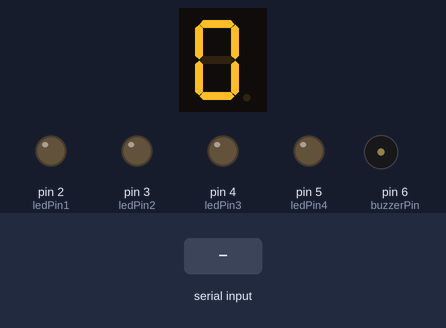
Simulated run of this sketch. Board: Arduino Uno, built with avr-gcc and run on an emulated ATmega328P. Shown: 1-digit seven-segment display, output pins drawn as LEDs (lit = HIGH), buzzer (waves = sounding). Wiring (inferred from the names in the program): 1-digit 7-segment display, segments lit when HIGH: segments pin 7, pin 8, pin 9, pin 10, pin 11, pin 12, pin 13. The inputs (shaded band) are chosen by the test bench. The segment pins are drawn as the display they are named for; pins used as bus, display or sensor lines are not drawn.

Above: at 1.2 s.
1.3 s: "90,45\n" received over Serial
At 2.1 s:
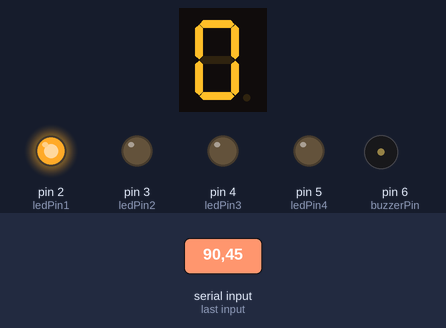
3.8 s: "101\n" received over Serial
At 4.4 s:
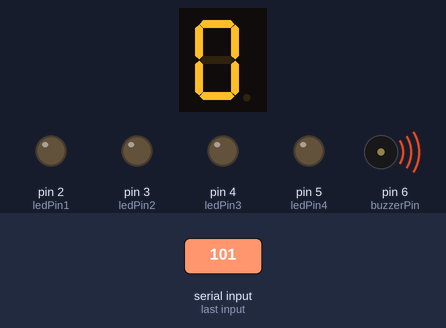
6.3 s: "102\n" received over Serial
At 6.42 s:
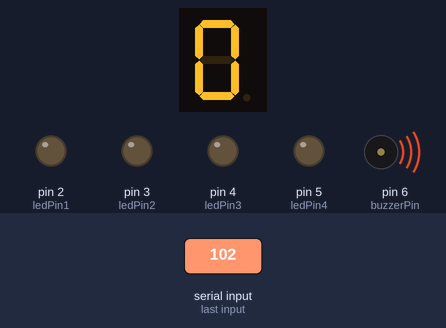
Timing chart, 0 to 11.6 s (numbered marks = the images above; inputs shaded):
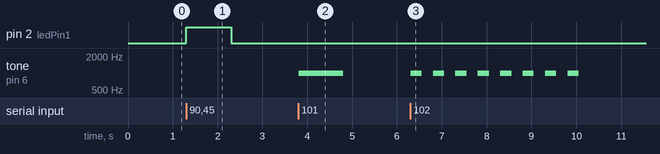

Measured:
- after the input at 1.3 s, pin 2 (ledPin1): LOW → HIGH at once, → LOW 1.0 s later
- after the input at 3.8 s, tone on pin 6 (buzzerPin): silent → 1000 Hz at once, → silent 1.0 s later
- after the input at 6.3 s, tone on pin 6 (buzzerPin): alternates 1000 Hz for 0.25 s and silent for 0.25 s, 16 changes in all, then stays silent, starting at once

The sketch:

Controller.ino
```cpp
// Definición de pines
const int ledPin1 = 2;
const int ledPin2 = 3;
const int ledPin3 = 4;
const int ledPin4 = 5;
const int buzzerPin = 6;

const int segmentPins[] = {7, 8, 9, 10, 11, 12, 13};
const int numOfDigits = 1;
int digits[numOfDigits] = {0};
const byte numCodes[] = {
  0b00111111, // 0
  0b00000110, // 1
  0b01011011, // 2
  0b01001111, // 3
  0b01100110, // 4
  0b01101101, // 5
  0b01111101, // 6
  0b00000111, // 7
  0b01111111, // 8
  0b01101111  // 9
};

void setup() {
  // Configuración de los pines como salida
  pinMode(ledPin1, OUTPUT);
  pinMode(ledPin2, OUTPUT);
  pinMode(ledPin3, OUTPUT);
  pinMode(ledPin4, OUTPUT);
  pinMode(buzzerPin, OUTPUT);

  for (int i = 0; i < 7; i++) {
    pinMode(segmentPins[i], OUTPUT);
  }

  // Iniciar el puerto serie a 9600 bps
  Serial.begin(9600);

  displayNumber(digits[0]);
}
void loop() {
  if (Serial.available() > 0) {
    int valor = Serial.parseInt();

    if (valor >= 0 && valor <= 100) {
      encenderLedsPorPorcentaje(valor);
    } else if (valor == 101) {
      tocarBocina1Seg();
    } else if (valor == 102) {
      tocarBocinaCadaCuartoSeg();
    } else if (valor == 103) {
      increment();
      displayNumber(digits[0]);
    } else if (valor == 104) {
      decrement();
      displayNumber(digits[0]);
    }
  }
}

void encenderLedsPorPorcentaje(int porcentaje) {
  if (porcentaje == 0) {
    digitalWrite(ledPin1, LOW);
    digitalWrite(ledPin2, LOW);
    digitalWrite(ledPin3, LOW);
    digitalWrite(ledPin4, LOW);
  } else {
    digitalWrite(ledPin1, porcentaje >= 25 ? HIGH : LOW);
    digitalWrite(ledPin2, porcentaje >= 50 ? HIGH : LOW);
    digitalWrite(ledPin3, porcentaje >= 75 ? HIGH : LOW);
    digitalWrite(ledPin4, porcentaje == 100 ? HIGH : LOW);
  }
}

void displayNumber(int number) {
  for (int i = 0; i < 7; i++) {
    digitalWrite(segmentPins[i], bitRead(numCodes[number], i));
  }
}

void increment() {
  digits[0]++;
  if (digits[0] >= 10) {
    digits[0] = 0;
  }
}

void decrement() {
  digits[0]--;
  if (digits[0] < 0) {
    digits[0] = 9;
  }
}
void tocarBocina1Seg() {
  tone(buzzerPin, 1000);
  delay(1000);
  noTone(buzzerPin);
}

void tocarBocinaCadaCuartoSeg() {
  for (int i = 0; i < 8; i++) {
    tone(buzzerPin, 1000);
    delay(250);
    noTone(buzzerPin);
    delay(250);
  }
}
```
